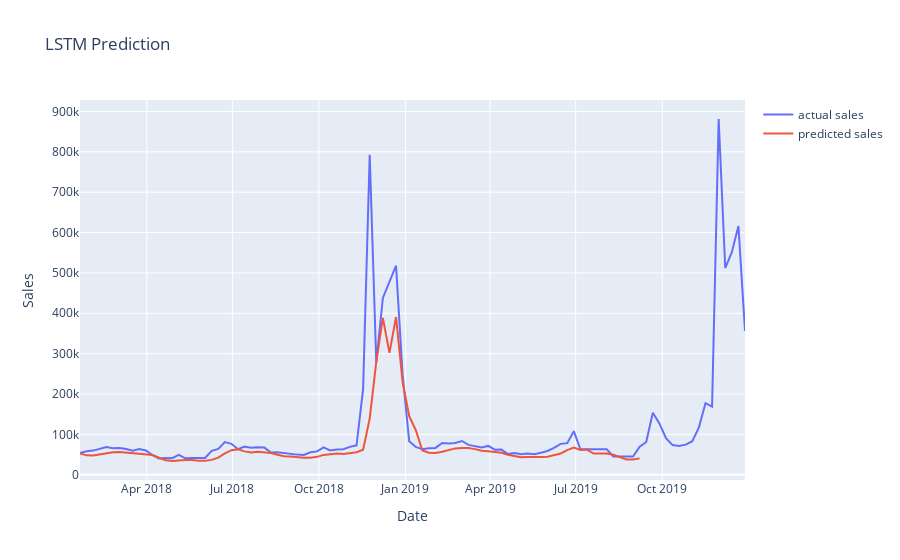

Notebook source saved alongside this figure:
### Code cell
LSTM_sc = []
for values in ['actual sales', 'predicted sales']:
    current_sales = LSTM_df[values]
    LSTM_sc.append(go.Scatter(x = LSTM_df['Date'], y=current_sales, name=(values)))

layout = go.Layout(title = 'LSTM Prediction', xaxis = dict(title = 'Date'), yaxis = dict(title = 'Sales'))
fig = go.Figure(data = LSTM_sc, layout=layout)
iplot(fig)
